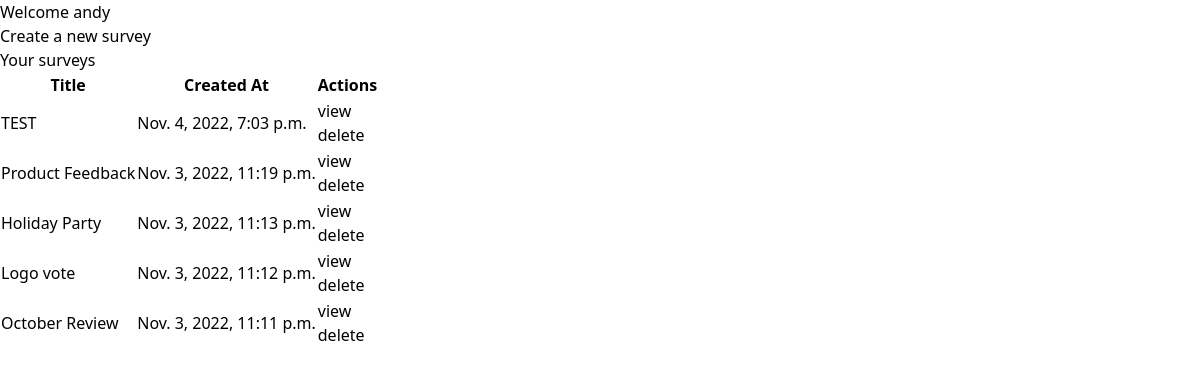
The page /surveys/ (signed in) on the database as committed earlier.
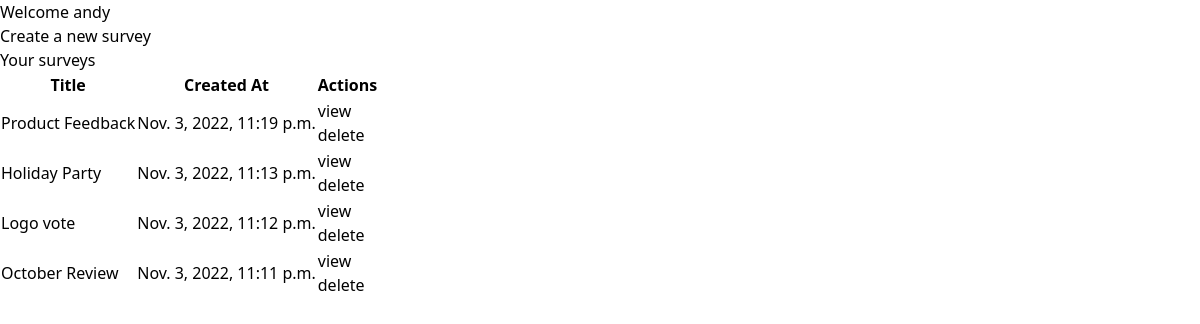
The same page on the database as committed later.
### surveys/models.py (models this page shows)
class Survey(models.Model):
    uuid = models.UUIDField(primary_key=True, default=uuid.uuid4, editable=False)
    title = models.CharField(max_length=64)
    is_active = models.BooleanField(default=False)
    creator = models.ForeignKey(User, on_delete=models.CASCADE)
    created_at = models.DateTimeField(default=timezone.now)

### surveys/views/survey_views.py (the view)
# urls.py: path("surveys/", survey_views.survey_list, name="survey-list"),
@login_required
def survey_list(request):
    surveys = Survey.objects.filter(creator=request.user).order_by("-created_at").all()
    return render(request, "survey/list.html", {"surveys": surveys})

### surveys/templates/survey/list.html (shortened to what this page needs)
{% extends 'base/base.html' %}
{% load static %}
{% load crispy_forms_tags %}
{% block content %}
<div class="ui center aligned basic very padded segment">
    <h1 class="ui header">Welcome {{ request.user.username }}</h1>
    <a href="{% url 'survey-create' %}">
        <div class="ui primary button">Create a new survey</div>
    </a>
</div>
<div class="ui center aligned basic very padded segment">
    {% if surveys %}
    <h2 class="ui header">Your surveys</h2>
    <table class="ui celled table">
        <thead>
            <tr>
                <th>Title</th>
                <th>Created At</th>
                <th>Actions</th>
            </tr>
        </thead>
        <tbody>
            {% for survey in surveys %}
            <tr>
                <td>{{ survey.title }}</td>
                <td>{{ survey.created_at }}</td>
                <td>
                    {% if survey.is_active %}
                    <a href="{% url 'survey-detail' survey.pk %}">
                        <div class="ui button">view</div>
                    </a>
                    {% else %}
                    <a href="{% url 'survey-edit' survey.pk %}">
                        <div class="ui button">edit</div>
                    </a>
                    {% endif %}
                    <form method="post" action="{% url 'survey-delete' survey.pk %}" style="display: inline-block;">
                        <button class=" ui button">delete</button>
                    </form>
                </td>
            </tr>
            {% endfor %}
        </tbody>
    </table>
    {% else %}
    <h2 class="ui header">Your surveys
        <div class="sub header">You don't have any surveys yet, try creating one first.</div>
    </h2>
    {% endif %}
</div>
{% endblock %}

### core/templates/base/base.html (shortened to what this page needs)
{% load tailwind_tags %} {% load static %} {% load socialaccount %}
{% load crispy_forms_tags %}
<!DOCTYPE html>
<html lang="en">
  <head>
    {% tailwind_css %}
  </head>
  <body>
    {% block content %}
    {% endblock %}
  </body>
</html>

Rows that differ between the two databases and show on the page:
removed Survey: title "TEST", created_at "Nov. 4, 2022, 7:03 p.m.", is_active "view"
